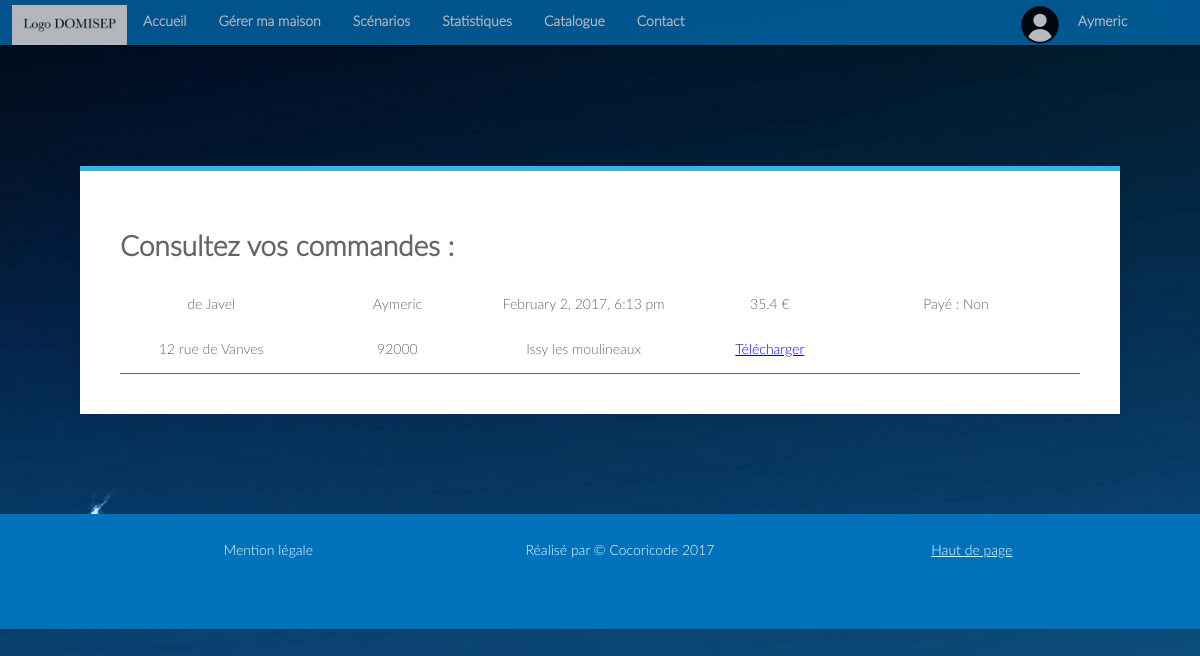
The page /index.php?page=cmdclient (signed in) on the database its author committed.
### tables this page shows
CREATE TABLE `Commande` (
  `Id` int(10) NOT NULL,
  `Id_Utilisateur` int(10) NOT NULL,
  `Nom` varchar(30) NOT NULL,
  `Prenom` varchar(30) NOT NULL,
  `Adresse` varchar(200) NOT NULL,
  `CodePostal` varchar(10) NOT NULL,
  `Ville` varchar(20) NOT NULL,
  `Date` varchar(50) NOT NULL,
  `Prix` varchar(10) NOT NULL,
  `Payement` varchar(10) NOT NULL,
  `KeyCom` varchar(50) NOT NULL
);

### Vue/cmdclient.php (the view, shortened to what this page needs)
<?php
include 'Modele/connexion_bdd.php';
$iduser = $_SESSION['id'];
?>
<div class = "module3">
<div class="module form-block">
	<h1>Consultez vos commandes : </h1>
	<?php
		$req = $mysqli -> query("SELECT * FROM Commande WHERE Id_Utilisateur = '$iduser'");
while($don = $req->fetch_array(MYSQLI_ASSOC)){
	?>
	<div class ="commandes">
	<div class = "panier" style="cursor:pointer" onclick ='affich("<?php echo $don['Id'] ?>")'>
				<p class = "nom"><?php echo $don['Nom'] ?></p>
				<p class = "nom"><?php echo $don['Prenom'] ?></p>
				<p class = "date"><?php echo $don['Date'] ?></p>
				<p class = "prix"><?php echo $don['Prix'] ?> €</p>
				<p class = "nom">Payé : <?php echo $don['Payement'] ?></p>
				<p class = "adresse"><?php echo $don['Adresse'] ?></p>
				<p class = "codepostal"><?php echo $don['CodePostal'] ?></p>
				<p class = "ville"><?php echo $don['Ville'] ?></p>
				<p><a href="Vue/pdf.php?cmd=<?php echo $don['KeyCom'] ?>" download="">Télécharger</a></p>
	</div>
</div>
<?php
}
	?>
</div>
</div>

### Vue/style.css (style rules this page uses)
body { font-family: LatoLight; margin: 0; padding: 0; background-image: url('Vue/background.jpg'); background-size: 100%; height: 100%; }
body { background: #e9e9e9; background-image:url(background.jpg); color: #666666; font-size: 14px; -webkit-font-smoothing: antialiased; -moz-osx-font-smoothing: grayscale; }
.module3 { position: relative; padding-top: 8%; width: 100%; height : 100%; margin-bottom : 100px; }
.module3 .panier { border-bottom: solid; border-width: 0.5px; }
.module3 .panier a { text-align: center; }
.module3 .panier p { display: inline-block; width: 19%; text-align: center; }
.form-block { position: relative; background: #ffffff; max-width: 80%; border-top: 5px solid #33b5e5; box-shadow: 0 0 3px rgba(0, 0, 0, 0.1); margin: 0 auto; padding: 40px; }

### rows shown on the page
commande: Nom "de Javel", Prenom "Aymeric", Date "February 2, 2017, 6:13 pm", Prix "35.4", Payement "Non", Adresse "12 rue de Vanves", CodePostal "92000", Ville "Issy les moulineaux"

### other values the page prints
$_SESSION['prenom'] "Aymeric"
